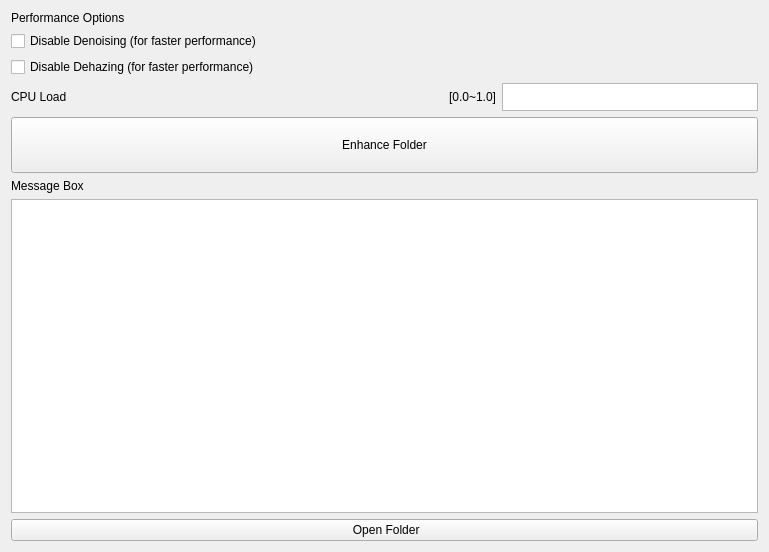
<?xml version="1.0" encoding="UTF-8"?>
<ui version="4.0">
 <class>Form</class>
 <widget class="QWidget" name="Form">
  <property name="geometry">
   <rect>
    <x>0</x>
    <y>0</y>
    <width>769</width>
    <height>552</height>
   </rect>
  </property>
  <property name="sizePolicy">
   <sizepolicy hsizetype="Fixed" vsizetype="Preferred">
    <horstretch>0</horstretch>
    <verstretch>0</verstretch>
   </sizepolicy>
  </property>
  <property name="windowTitle">
   <string>Form</string>
  </property>
  <layout class="QGridLayout" name="gridLayout" columnstretch="0,0,0">
   <item row="17" column="0" colspan="3">
    <widget class="QPushButton" name="btnEnhanceFolder">
     <property name="sizePolicy">
      <sizepolicy hsizetype="Minimum" vsizetype="Minimum">
       <horstretch>0</horstretch>
       <verstretch>0</verstretch>
      </sizepolicy>
     </property>
     <property name="minimumSize">
      <size>
       <width>0</width>
       <height>56</height>
      </size>
     </property>
     <property name="text">
      <string>Enhance Folder</string>
     </property>
    </widget>
   </item>
   <item row="10" column="2">
    <widget class="QTextEdit" name="textEditCPULoad">
     <property name="sizePolicy">
      <sizepolicy hsizetype="Fixed" vsizetype="Fixed">
       <horstretch>0</horstretch>
       <verstretch>0</verstretch>
      </sizepolicy>
     </property>
     <property name="maximumSize">
      <size>
       <width>16777215</width>
       <height>28</height>
      </size>
     </property>
    </widget>
   </item>
   <item row="19" column="0">
    <widget class="QLabel" name="label_3">
     <property name="text">
      <string>Message Box</string>
     </property>
    </widget>
   </item>
   <item row="8" column="0">
    <widget class="QCheckBox" name="checkBoxDisableDenoising">
     <property name="text">
      <string>Disable Denoising (for faster performance)</string>
     </property>
    </widget>
   </item>
   <item row="10" column="1">
    <widget class="QLabel" name="label_2">
     <property name="layoutDirection">
      <enum>Qt::LeftToRight</enum>
     </property>
     <property name="text">
      <string>[0.0~1.0]</string>
     </property>
     <property name="alignment">
      <set>Qt::AlignRight|Qt::AlignTrailing|Qt::AlignVCenter</set>
     </property>
    </widget>
   </item>
   <item row="21" column="0" colspan="3">
    <widget class="QPushButton" name="btnEnhanceOpenFolder">
     <property name="sizePolicy">
      <sizepolicy hsizetype="Minimum" vsizetype="Minimum">
       <horstretch>0</horstretch>
       <verstretch>0</verstretch>
      </sizepolicy>
     </property>
     <property name="text">
      <string> Open Folder</string>
     </property>
    </widget>
   </item>
   <item row="20" column="0" colspan="3">
    <widget class="QTextBrowser" name="textBrowser"/>
   </item>
   <item row="10" column="0">
    <widget class="QLabel" name="label_4">
     <property name="text">
      <string>CPU Load</string>
     </property>
    </widget>
   </item>
   <item row="4" column="0">
    <widget class="QLabel" name="label">
     <property name="text">
      <string>Performance Options</string>
     </property>
     <property name="textFormat">
      <enum>Qt::AutoText</enum>
     </property>
     <property name="wordWrap">
      <bool>false</bool>
     </property>
    </widget>
   </item>
   <item row="9" column="0">
    <widget class="QCheckBox" name="checkBoxDisableDehazing">
     <property name="text">
      <string>Disable Dehazing (for faster performance)</string>
     </property>
    </widget>
   </item>
  </layout>
 </widget>
 <resources/>
 <connections/>
</ui>
